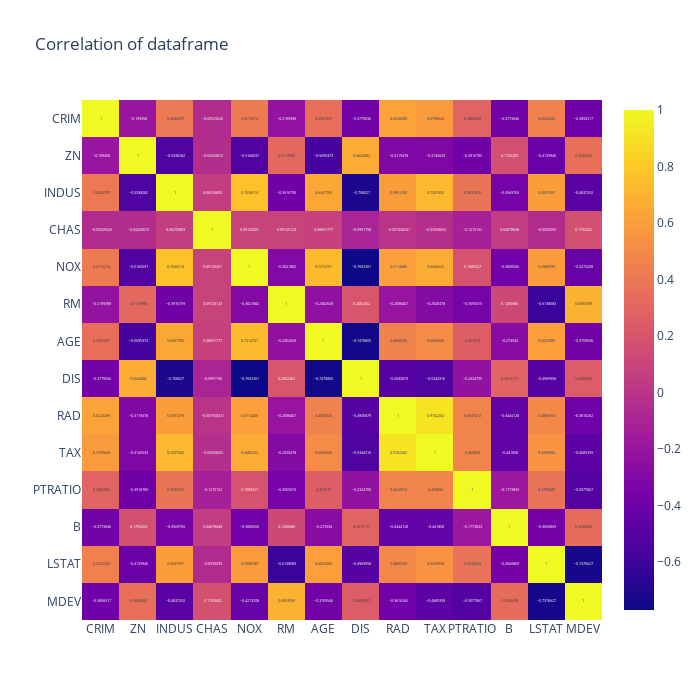

The code cell stored with this chart in its notebook:
### Code cell
fig = px.imshow(correlations, width=700, height=700, title="Correlation of dataframe", text_auto=True)
fig.show()

### Figure 1 — Plotly figure (JSON) as saved in the notebook; plotly's stock layout.template omitted (floating-point values rounded to 4 significant figures; data arrays with more than 128 entries replaced by an {"elided": "..."} marker saying what was removed)
{"data": [{"coloraxis": "coloraxis", "hovertemplate": "x: %{x}<br>y: %{y}<br>color: %{z}<extra></extra>", "name": "0", "texttemplate": "%{z}", "type": "heatmap", "x": ["CRIM", "ZN", "INDUS", "CHAS", "NOX", "RM", "AGE", "DIS", "RAD", "TAX", "PTRATIO", "B", "LSTAT", "MDEV"], "xaxis": "x", "y": ["CRIM", "ZN", "INDUS", "CHAS", "NOX", "RM", "AGE", "DIS", "RAD", "TAX", "PTRATIO", "B", "LSTAT", "MDEV"], "yaxis": "y", "z": {"elided": "14x14 float values"}}], "layout": {"coloraxis": {"colorscale": [[0, "#0d0887"], [0.1111, "#46039f"], [0.2222, "#7201a8"], [0.3333, "#9c179e"], [0.4444, "#bd3786"], [0.5556, "#d8576b"], [0.6667, "#ed7953"], [0.7778, "#fb9f3a"], [0.8889, "#fdca26"], [1, "#f0f921"]]}, "height": 700, "title": {"text": "Correlation of dataframe"}, "width": 700, "xaxis": {"anchor": "y", "autorange": true, "constrain": "domain", "domain": [0.001916, 0.9981], "range": [-0.5, 13.5], "scaleanchor": "y", "type": "category"}, "yaxis": {"anchor": "x", "autorange": true, "constrain": "domain", "domain": [0, 1], "range": [13.5, -0.5], "type": "category"}}}
